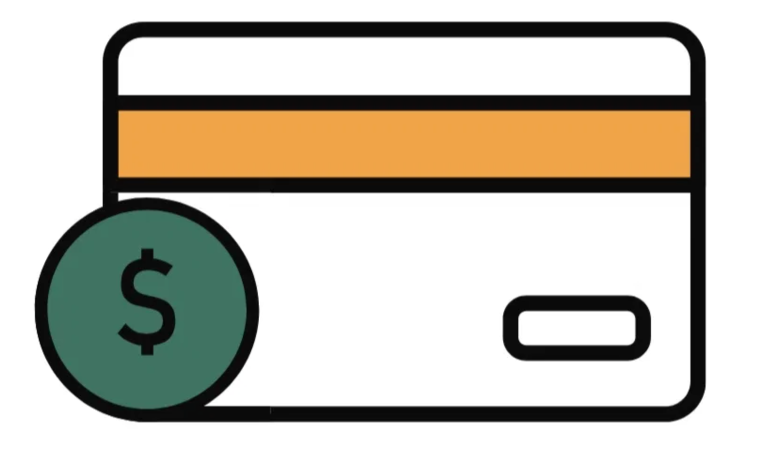
#> input picture storyboard/refs/mirror-charm.png, 1544 x 914 px (shown at 1/2 size)
$ python shift_subject.py ../refs/mirror-charm.png out.png
#> lines starting #> are read from the running program, lines starting #| are printed output that depends on the picture; after the words box and inside, x2 and y2 are one past the last pixel; in counts of white or black regions, pixels touching at a corner belong together
"""Move the characters in a frame without regenerating it (no Higgsfield credits).

Builds a matte of everything that differs from the frame's smooth background (figures,
sparkles, the floor shadow) inside a zone, paints the old spot with the estimated
background, and pastes the subject back shifted by (dx, dy), optionally scaled about the
shadow's centre. Zone rects avoid balloons and streamers that must not move.

usage: python3 -I shift_subject.py IN.png OUT.png --dx 86 [--dy 0] [--scale 1.0]
       [--zone x0,y0,x1,y1 ...]   (full-resolution pixels; several rects allowed)
"""
import argparse
import numpy as np
from PIL import Image
from scipy import ndimage as ndi

ap = argparse.ArgumentParser()
ap.add_argument("inp"); ap.add_argument("out")
ap.add_argument("--dx", type=float, default=0); ap.add_argument("--dy", type=float, default=0)
ap.add_argument("--scale", type=float, default=1.0)
ap.add_argument("--zone", action="append", default=[])
ap.add_argument("--thresh", type=float, default=14)
a = ap.parse_args()

img = np.asarray(Image.open(a.inp).convert("RGB")).astype(np.float32)
H, W, _ = img.shape
#> H = 914; W = 1544
zone = np.zeros((H, W), bool)
for z in a.zone:
    x0, y0, x1, y1 = map(int, z.split(","))
    zone[y0:y1, x0:x1] = True

# smooth background estimate: light pixels connected to the frame edge, blurred and normalised
k = 4
sm = np.asarray(Image.fromarray(img.astype(np.uint8)).resize((W // k, H // k), Image.BILINEAR)).astype(np.float32)
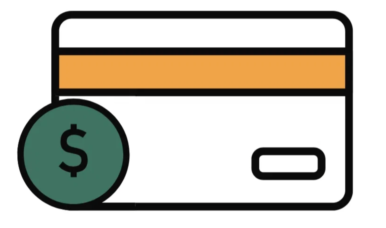
#> sm: shape (228, 386, 3) float32; mean R, G, B 197.1, 192.9, 181.6
light = sm.mean(2) > 205
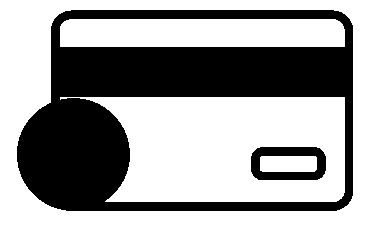
#> light: shape (228, 386) bool; 62.8% white; 2 black regions, box (x1, y1, x2, y2) and area: (17, 10, 353, 211) 31327, (251, 147, 326, 180) 1450
lab, n = ndi.label(light)  # the background is the biggest light region; figure insides are cut off by outlines
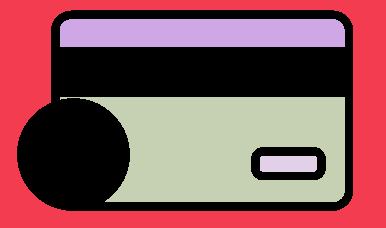
#> lab: shape (228, 386) int32; 5 distinct labels, from 0 to 4; one colour per label, 0 black
#> n = 4
big = np.bincount(lab.ravel())[1:].argmax() + 1
#> big = 1
valid = ndi.binary_erosion(lab == big, iterations=2).astype(np.float32)
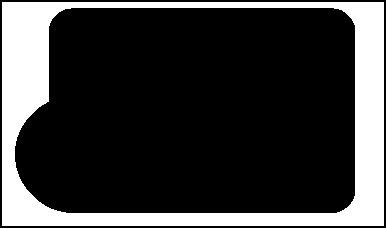
#> valid: shape (228, 386) float32; values 0 (black) and 1 (white), 23.5% white; 1 white region, box (x1, y1, x2, y2) and area: (2, 2, 384, 226) 20681
sig = 30
num = np.stack([ndi.gaussian_filter(sm[..., c] * valid, sig) for c in range(3)], -1)
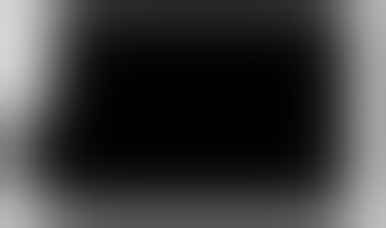
#> num: shape (228, 386, 3) float32; mean R, G, B 59.9, 59.9, 59.9
den = ndi.gaussian_filter(valid, sig)[..., None] + 1e-6
bg_sm = num / den
bg = np.asarray(Image.fromarray(np.clip(bg_sm, 0, 255).astype(np.uint8)).resize((W, H), Image.BICUBIC)).astype(np.float32)
#> bg: shape (914, 1544, 3) float32; every value is 254

# subject matte inside the zone
diff = np.abs(img - bg).max(2)
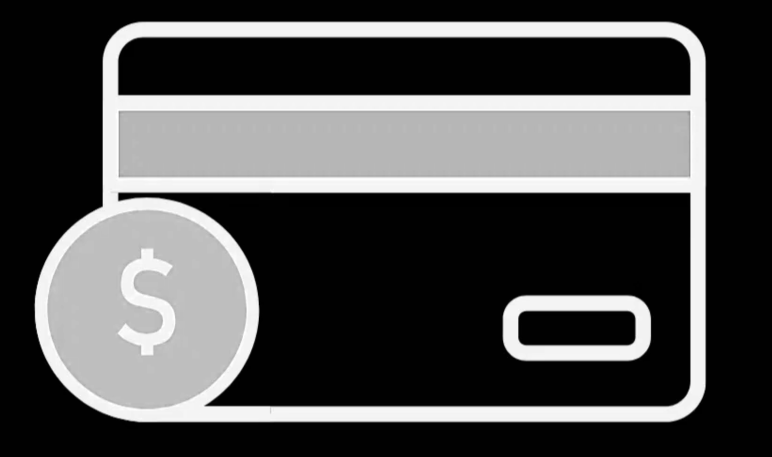
#> diff: shape (914, 1544) float32 (shown at 1/2 size); min 0, max 254, mean 76.4
m = (diff > a.thresh) & zone
#> m: shape (914, 1544) bool; every value is 0
m = ndi.binary_closing(m, iterations=4)
m = ndi.binary_fill_holes(m)
m = ndi.binary_opening(m, iterations=1) | (diff > 60) & zone  # drop speckle, keep real lines
m = ndi.binary_dilation(m, iterations=5) & zone
alpha = ndi.gaussian_filter(m.astype(np.float32), 2.0)[..., None]
#> alpha: shape (914, 1544, 1) float32; every value is 0

# 1) erase the subject from its old spot
out = img * (1 - alpha) + bg * alpha

# 2) paste it back moved (and scaled about the matte's bottom centre)
ys, xs = np.where(m)
#> ys = empty array; xs = empty array
#> (the run stopped early here; a loop or call above may not have finished)
